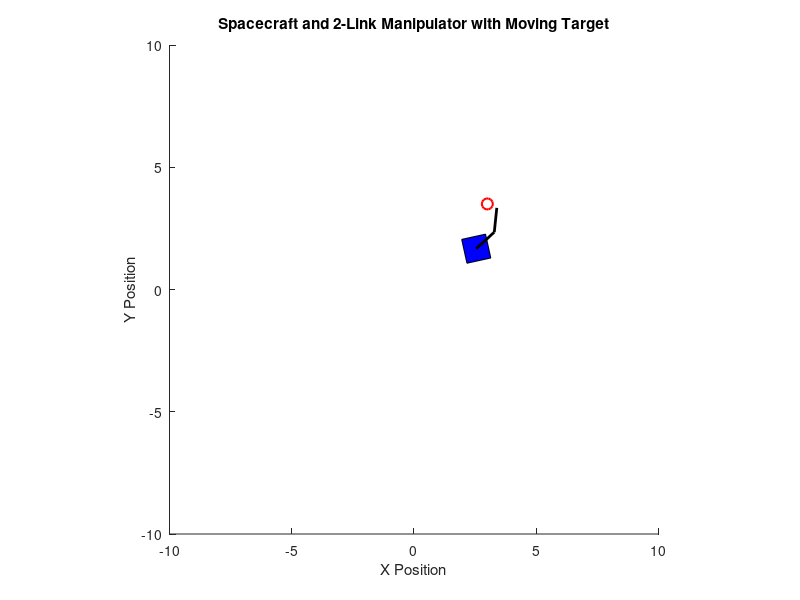

Recreate this plot in MATLAB.
%% Adaptive Controller Tracking a moving target

clc;
clear;
close all;

% Constants
mass_satellite = 10.0;    % Mass of the satellite
inertia_satellite = 10.0; % Moment of inertia of the satellite
l1 = 1; l2 = 1;           % Link lengths
Kp_end_effector = 100;    % End-effector proportional gain
Kd_end_effector = 50;     % End-effector damping gain
gamma = 5;                % Adaptation gain for parameter updates
thruster_force = 5;     % Thruster boost
boundary_limit = 10;      % Bounds for the simulation space

% Limits
q_limit = deg2rad(150);    % Maximum joint angle limit
dq_limit = deg2rad(50);    % Maximum joint velocity limit
omega_limit = 1;           % Maximum satellite angular velocity

% Simulation parameters
t_final = 150; dt = 0.1;
num_steps = t_final / dt;
time = 0:dt:t_final-dt; % Time vector

% Initial conditions: [x, y, theta, q1, q2, vx, vy, omega, dq1, dq2]
state = [0; 0; 0; deg2rad(30); deg2rad(-45); 0; 0; 0; 0; 0]; % Initial state

% Adaptive parameters (initial estimates)
m1_hat = 1.0; % Estimated mass of link 1
m2_hat = 1.0; % Estimated mass of link 2

% Target position and velocity
target_position = [4; 4]; % Initial position
target_velocity = [2; 1]; % Constant velocity (m/s)

goal_tolerance = 0.5;

% Data storage for analysis and visualization
state_history = zeros(length(state), num_steps);
x_tilde_history = zeros(2, num_steps); % End-effector error
m1_hat_history = zeros(1, num_steps); % Adaptive parameter m1_hat
m2_hat_history = zeros(1, num_steps); % Adaptive parameter m2_hat
target_position_history = zeros(2, num_steps); % Target position history

% Visualization setup
figure;
hold on;
axis equal;
xlim([-boundary_limit, boundary_limit]);
ylim([-boundary_limit, boundary_limit]);
title('Spacecraft and 2-Link Manipulator with Moving Target');
xlabel('X Position');
ylabel('Y Position');

% Draw the target as a circle
h_target = plot(target_position(1), target_position(2), 'ro', 'MarkerSize', 8, 'LineWidth', 1.5);

% Define spacecraft and manipulator shapes
spacecraft_shape = [-0.5, -0.5; 0.5, -0.5; 0.5, 0.5; -0.5, 0.5]'; % Square spacecraft
link1 = [0, 0; l1, 0]';
link2 = [0, 0; l2, 0]';

% Create plots
h_spacecraft = fill(spacecraft_shape(1, :), spacecraft_shape(2, :), 'b');
h_link1 = plot([0, 0], [0, 0], 'k', 'LineWidth', 2); % Link 1
h_link2 = plot([0, 0], [0, 0], 'k', 'LineWidth', 2);

for i = 1:num_steps
    % Store state and target position
    state_history(:, i) = state;
    target_position_history(:, i) = target_position;
    m1_hat_history(i) = m1_hat;
    m2_hat_history(i) = m2_hat;

    % Extract current values
    position = state(1:2);
    phi = state(3); % Current orientation
    q1 = state(4); q2 = state(5);
    velocity = state(6:7);
    omega = state(8);
    dq1 = state(9); dq2 = state(10);

    % Compute current end-effector position using forward kinematics
    R = [cos(phi), -sin(phi); sin(phi), cos(phi)];
    p1 = position + R * [l1 * cos(q1); l1 * sin(q1)];
    end_effector = p1 + R * [l2 * cos(q1 + q2); l2 * sin(q1 + q2)];

    % Check if the end effector has reached the target
    if norm(end_effector - target_position) < goal_tolerance
        disp('End effector reached the target!');
        state_history = state_history(:, 1:i); % Trim unused steps
        x_tilde_history = x_tilde_history(:, 1:i); % Trim error history
        m1_hat_history = m1_hat_history(1:i);
        m2_hat_history = m2_hat_history(1:i);
        target_position_history = target_position_history(:, 1:i);
        break;
    end

    % End-effector control
    x_tilde = end_effector - target_position; % Position error
    dx_tilde = R * ([l1 * -sin(q1), -l2 * sin(q1 + q2); l1 * cos(q1), l2 * cos(q1 + q2)] * [dq1; dq2]); % Velocity error
    x_tilde_history(:, i) = x_tilde; % Log position error

    % Jacobian matrix for the 2-link manipulator
    J = [
        -l1 * sin(q1) - l2 * sin(q1 + q2), -l2 * sin(q1 + q2);
        l1 * cos(q1) + l2 * cos(q1 + q2),  l2 * cos(q1 + q2)
    ];

    % PD control for the manipulator in end-effector space
    tau_manipulator = -J' * (Kp_end_effector * x_tilde + Kd_end_effector * dx_tilde);

    % Adaptive control law
    m1_hat_dot = -gamma * (l1 * cos(q1)) * x_tilde(1);
    m2_hat_dot = -gamma * (l2 * cos(q1 + q2)) * x_tilde(1);

    % Update adaptive parameters
    m1_hat = max(m1_hat + m1_hat_dot * dt, 0); % Ensure non-negative
    m2_hat = max(m2_hat + m2_hat_dot * dt, 0); % Ensure non-negative

    % Reaction torque from manipulator affects spacecraft
    tau_reaction = -sum(tau_manipulator); % Reaction torque on spacecraft

    % Dynamics of manipulator
    H11 = m1_hat * 0.5^2 + m2_hat * (l1^2 + l2^2) + 2 * m2_hat * l1 * l2 * cos(q2) + inertia_satellite;
    H22 = m2_hat * l2^2 + inertia_satellite;
    H12 = m2_hat * l1 * l2 * cos(q2);
    H = [H11, H12; H12, H22];

    % Velocity-dependent forces (Coriolis)
    h = -m2_hat * l1 * l2 * sin(q2);
    C = [h * dq2, h * (dq1 + dq2); -h * dq1, 0];

    % Joint accelerations
    ddq = H \ (tau_manipulator - C * [dq1; dq2]);

    % Update manipulator state with limits
    dq1 = max(min(dq1 + ddq(1) * dt, dq_limit), -dq_limit);
    dq2 = max(min(dq2 + ddq(2) * dt, dq_limit), -dq_limit);
    q1 = max(min(q1 + dq1 * dt, q_limit), -q_limit);
    q2 = max(min(q2 + dq2 * dt, q_limit), -q_limit);

    % Update spacecraft dynamics using manipulator reaction torque
    domega_dt = tau_reaction / inertia_satellite; % Angular acceleration
    omega = max(min(omega + domega_dt * dt, omega_limit), -omega_limit); % Update angular velocity
    phi = phi + omega * dt; % Update orientation

    % Thruster control: Constant thrust toward target
    position_error = target_position - position; % Error in spacecraft position
    thrust = thruster_force * position_error / max(norm(position_error), 1e-6); % Normalize thrust vector

    % Compute spacecraft translational dynamics
    dposition_dt = velocity; % Velocity affects position
    dvelocity_dt = thrust / mass_satellite; % Thrusters affect velocity
    position = position + dposition_dt * dt;
    velocity = velocity + dvelocity_dt * dt;

    % Update state vector
    state = [position; phi; q1; q2; velocity; omega; dq1; dq2];

    % Update target position and ensure it stays within bounds
    target_position = target_position + target_velocity * dt;
    if any(abs(target_position) > boundary_limit)
        target_velocity = -target_velocity; % Reverse velocity if hitting a boundary
    end

    % Animation
    set(h_target, 'XData', target_position(1), 'YData', target_position(2));
    rotated_spacecraft = R * spacecraft_shape;
    set(h_spacecraft, 'XData', rotated_spacecraft(1, :) + position(1), 'YData', rotated_spacecraft(2, :) + position(2));
    p1 = position + R * [l1 * cos(q1); l1 * sin(q1)];
    p2 = p1 + R * [l2 * cos(q1 + q2); l2 * sin(q1 + q2)];
    set(h_link1, 'XData', [position(1), p1(1)], 'YData', [position(2), p1(2)]);
    set(h_link2, 'XData', [p1(1), p2(1)], 'YData', [p1(2), p2(2)]);
    pause(0.05); % Adjust for animation speed
end

